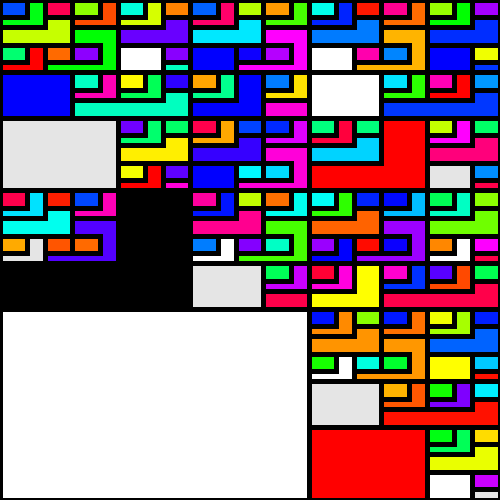
Frame 1 (no input)
Frame 60 (the mouse pressed at the canvas centre just before this capture): identical to frame 1, image omitted
Frame 120 (the mouse held since frame 60 and released just before this capture): identical to frame 1, image omitted

The Processing sketch that drew this single still picture (run headless with seeded random() and noise(); from frame 60 on, the mouse is pressed at the canvas centre):

// Processing sketch: Mondrian
// ── Mondrian.pde

  int numA = 7;
  int numB = 8;
  float ratio = (sqrt(5) + 1) / 2;   // 黄金数
  float thr = 20;                    // 分割する大きさに関する閾値
  float thr2 = 0.5;                  // 確率を決定する閾値
  
  void setup() {
    size(500, 500);
    colorMode(HSB, 1);
    colorRect(0, 0, width, width);
    divSquare(0, 0, width);
  }
  
  void divSquare(float xPos, float yPos, float wd) {
    int itr = 0;
    float xEndPos = wd + xPos;
    float yEndPos = wd + yPos;
    
    while(wd > thr) {
      itr++;
      if(itr % 2 == 1) {
        while(xPos + wd * ratio < xEndPos + 0.1) {
          fill(color(random(1), 1, 1));
          colorRect(xPos, yPos, wd * ratio, wd);
          if(random(1) < thr2) {
            divRect(xPos, yPos, wd);
          }
          xPos += wd * ratio;
        }
        wd = xEndPos - xPos;
      } else {
        while(yPos + wd / ratio < yEndPos + 0.1) {
          fill(color(random(1), 1, 1));
          divRect(xPos, yPos, wd);
          yPos += wd / ratio;
        }
        wd = yEndPos - yPos;
      }
    }
  }
  
  void divRect(float xPos, float yPos, float wd) {
    int itr = 0;
    float xEndPos = xPos + wd;
    float yEndPos = yPos + wd / ratio;
    fill(color(random(1), 1, 1));
    rect(xPos, yPos, wd, wd / ratio);
      while(wd > thr) {
      itr++;
      if(itr % 2 == 0) {
        while(xPos + wd < xEndPos + 0.1) {
          divSquare(xPos, yPos, wd);
          xPos += wd;
        }
        wd = xEndPos - xPos;
      } else {
        while(yPos + wd < yEndPos + 0.1) {
          divSquare(xPos, yPos, wd);
          yPos += wd;
        }
        wd = yEndPos - yPos;
      }
    }
  }
  
  void colorRect(float xPos, float yPos, float wd, float ht) {
    color col;
    float val = random(1);
    if(val < 0.15) {                 // 確率15%
      col = color(0, 1, 1);          // 赤
    } else if(val < 0.3) {           // 確率15%
      col = color(2.0 / 3, 1, 1);    // 青
    } else if(val < 0.45) {          // 確率15%
      col = color(1.0 / 6, 1, 1);    // 黄
    } else if(val < 0.5) {           // 確率5%
      col = color(0, 1, 0);          // 黒
    } else if(val < 0.7) {           // 確率20%
      col = color(0, 0, 0.9);        // 灰
    } else {                         // 確率30%
      col = color(0, 0, 1);          // 白
    }
    fill(col);
    strokeWeight(5);                 // 長方形の枠線の太さ
    rect(xPos, yPos, wd, ht);
  }
  
  //void mouseClicked() {
  //  numA = int(random(1, 20));
  //  numB = int(random(1, 20));
  //  while(numA == numB) {
  //    numB = int(random(1, 20));
  //  }
  //  thr = int(random(10, 300));
  //  println("numA =", numA, "numB =", numB, "thr =", thr);
  //  ratio = (float)numA / numB;
  //  background(0, 0, 1);
  //  divSquare(0, 0, width);
  //}
  
  void draw(){}
